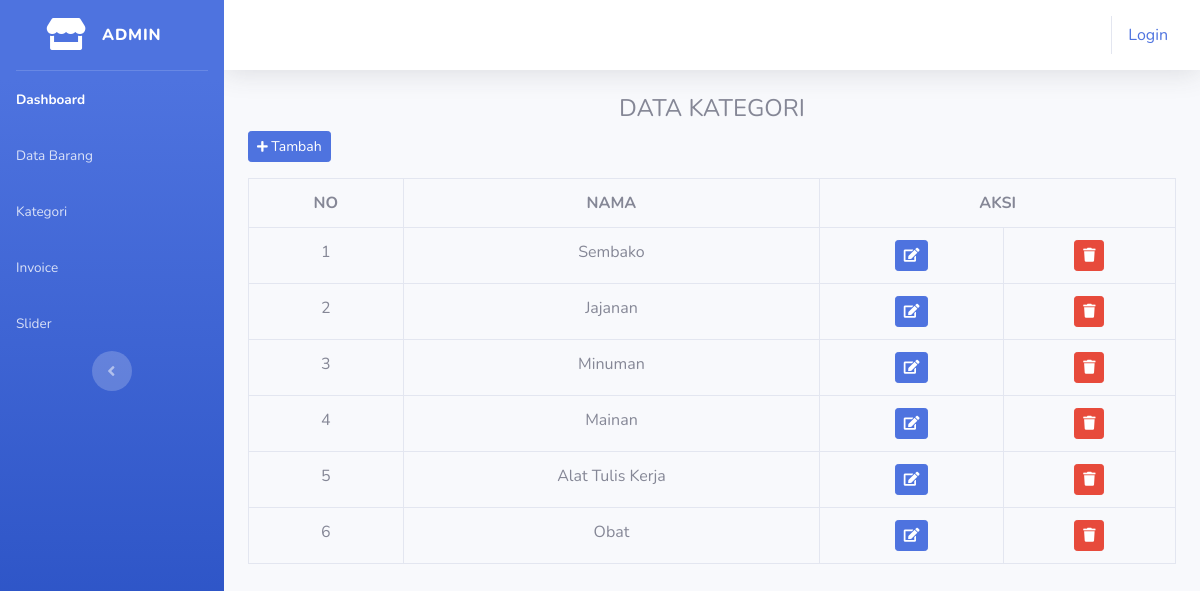
The app's page /index.php/admin/kategori with its own data.
### tables this page shows
CREATE TABLE `tb_kategori` (
  `id` int(11) NOT NULL,
  `nama` varchar(20) NOT NULL
);

### application/controllers/admin/Kategori.php (called while the page is built, shortened)
<?php
class Kategori extends CI_Controller{
    public function index()
	{
		$data['kategori'] = $this->db->get('tb_kategori')->result();
		$this->load->view('templates_admin/header');
        $this->load->view('templates_admin/sidebar');
        $this->load->view('admin/kategori/index', $data);
        $this->load->view('templates_admin/footer');
	}
}

### index.php (called while the page is built, shortened)
<?php
require_once BASEPATH.'core/CodeIgniter.php';

### application/views/admin/kategori/index.php (the view)
<div class="container-fluid">
    <h4 class="text-center">DATA KATEGORI</h4>
    <a href="<?= base_url('admin/kategori/tambah') ?>" class="btn btn-sm btn-primary mb-3"><i class="fas fa-plus fa-sm"></i> Tambah</a>
    <table class="table table-bordered text-center">
        <tr>
            <th text-center>NO</th>
            <th>NAMA</th>
            <th colspan="2">AKSI</th>
        </tr>
        <?php
        $no=1;
        foreach($kategori as $item) : ?>
        <tr>
            <td><?php echo $no++ ?></td>
            <td><?php echo $item->nama ?></td>
            <td>
                <?php echo anchor('admin/kategori/edit/' .$item->id, '<div class="btn btn-primary btn-sm"><i
                        class="fas fa-edit"></i>
                </div>') ?>
            </td>
            <td>
                <?php echo anchor('admin/kategori/delete/' .$item->id, '<div class="btn btn-danger btn-sm"><i
                        class="fas fa-trash"></i>
                </div>') ?>
            </td>
        </tr>
        <?php endforeach; ?>
    </table>
</div>

### records on screen
tb_kategori: nama "Sembako"
tb_kategori: nama "Jajanan"
tb_kategori: nama "Minuman"
tb_kategori: nama "Mainan"
tb_kategori: nama "Alat Tulis Kerja"
tb_kategori: nama "Obat"

### other values on screen
anchor('auth/login', 'Login') "Login"
